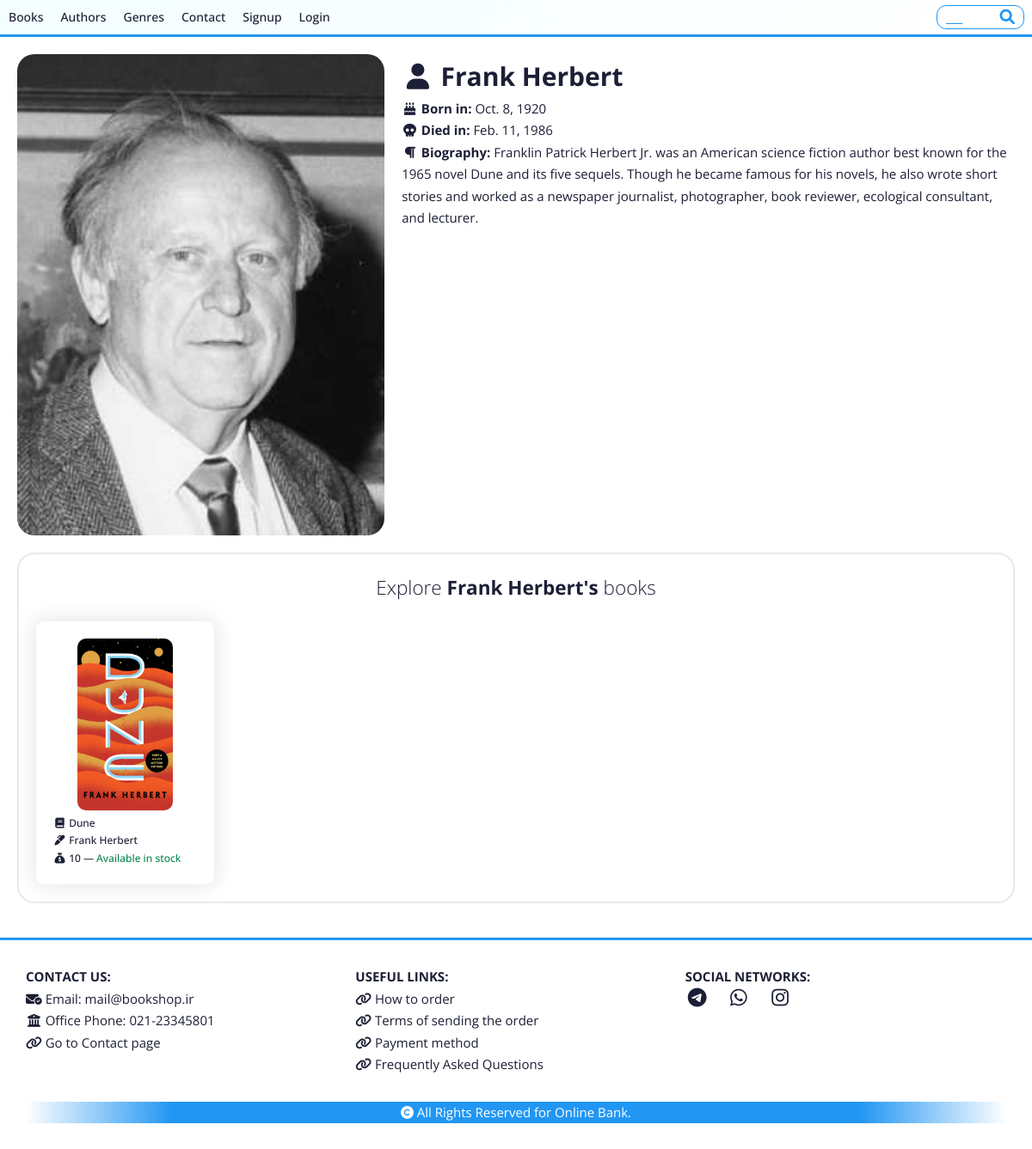
The app's page /app/author/2/ with its own data.
### app/models.py (models this page shows, shortened)
class Author(models.Model):
  first_name = models.CharField(max_length=100)
  last_name = models.CharField(max_length=100)
  date_of_birth = models.DateField()
  date_of_death = models.DateField(null=True)
  biography = models.TextField(max_length=1000, help_text='Enter a brief biography of the author')
  portrait = models.ImageField(upload_to='portraits/', default='defaultPortrait.jpg')
  def __str__(self):
    return f'{self.first_name} {self.last_name}'

class Book(models.Model):
  title = models.CharField(max_length=200)
  author = models.ForeignKey('Author', on_delete=models.SET_NULL, null=True)
  summary = models.TextField(max_length=1000, help_text='Enter a brief description of the book')
  isbn = models.CharField('ISBN', max_length=13, unique=True, help_text='13 Character ISBN number')
  cover = models.ImageField(upload_to='covers/', default='defaultCover.jpg')
  genre = models.ManyToManyField(Genre, help_text='Select a genre for this book')
  price = models.CharField(max_length=3, default='N/A', help_text='Price in US Dollar')
  is_available = models.BooleanField(default=True)
  def get_absolute_url(self):
    return reverse('book-detail', args=[str(self.id)])

### app/views.py (the view)
# urls.py: path('author/<int:pk>/', views.authorDetail, name='author-detail'),
def authorDetail(request, pk):
  author = Author.objects.get(pk=pk)
  author_books_list = Book.objects.filter(author__pk=pk).select_related()
  context = {
    'author': author,
    'author_books_list': author_books_list,
  }
  return render(request, 'app/author_detail.html', context)

### app/templates/app/author_detail.html
{% extends "base.html" %}
{% block content %}
  <div class="detail-container">
    <div class="detail-item-container">
      <img src="{{ author.portrait.url }}" alt="Author Portrait">
      <div>
        <h1><i class="fa-solid fa-user fa-fw"></i> {{ author }}</h1>
        <p>
          <i class="fa-solid fa-cake-candles fa-fw"></i>
          <b>Born in:</b> {{ author.date_of_birth }}</a>
        </p>
        <p>
          <i class="fa-solid fa-skull fa-fw"></i>
          <b>Died in:</b> {{ author.date_of_death }}</a>
        </p>
        <p>
          <i class="fa-solid fa-paragraph fa-fw"></i>
          <b>Biography:</b> {{ author.biography }}
        </p>
      </div>
    </div>
  </div>
  <div class="section-wrapper">
    <p class="title">Explore <b>{{ author }}'s</b> books</p>
    <div class="list-container">
      {% if author_books_list %}
        {% for book in author_books_list %}
          <a href="{{ book.get_absolute_url }}" class="no-decoration">
            <div class="list-item-container">
              <img src="{{ book.cover.url }}" alt="book cover" class="center-img">
              <p>
                <i class="fa-solid fa-book fa-fw"></i>
                {{ book.title }}
              </p>
              <p>
                <i class="fa-solid fa-marker fa-fw"></i>
                {{ book.author }}
              </p>
              {% if book.is_available %}
                <p>
                  <i class="fa-solid fa-sack-dollar fa-fw"></i>
                  {{ book.price }} &mdash; <span class="available">Available in stock</span>
                </p>
              {% else %}
                <p class="not-available">Not available</p>
              {% endif %}
            </div>
          </a>
        {% endfor %}
      {% else %}
        <p>There are no books from {{ author }} in the shop.</p>
      {% endif %}
    </div>
  </div>
{% endblock %}

### app/static/app/css/styles.css (style rules this page uses)
* { box-sizing: border-box; border: none; margin: 0; padding: 0; }
:root { --white: #ffffff; --black: #1c1f35; --blue: #2196f3; --light-blue: #f3feff; --search-bar-radius: 1rem; --lr-edges-padding: 1rem; --tb-edges-padding: 0.5rem; --nav-fs: 1.4rem; --list-fs: 1.2rem; }
html { font-size: 10px; }
body { font-size: clamp(1.4rem, 1.2rem + 0.25vw, 1.8rem); font-family: 'Open Sans', sans-serif; line-height: 1.7; color: var(--black); }
.center-img { display: block; margin: 0 auto; }
.no-decoration { text-decoration: none; color: var(--black); }
.title { text-align: center; font-weight: 100; font-size: 1.5em; padding-bottom: 2rem; }
.section-wrapper { border-radius: 2rem; border: 2px solid #e9e9ed; padding: 2rem; margin-top: 2rem; }
.list-container { display: grid; grid-template-columns: repeat(auto-fill, minmax(200px, 1fr)); gap: 2rem; }
.list-item-container { display: grid; grid-template-columns: 1fr; box-shadow: 0px 0px 25px 2.5px rgba(0,0,0,0.1); padding: 2rem; border-radius: 1rem; font-size: var(--list-fs); font-weight: 500; }
.list-item-container img { height: 200px; margin-bottom: 0.5rem; border-radius: 1rem; }
.list-item-container .available { color: #098652; }
.detail-item-container { display: grid; grid-template-columns: min-content 1fr; gap: 2rem; }
.detail-item-container img { height: 70vh; border-radius: 2rem; transition: all 0.5s ease-in-out; }

### records on screen
Author: portrait (picture), first_name+last_name "Frank Herbert", date_of_birth "Oct. 8, 1920", date_of_death "Feb. 11, 1986", biography "Franklin Patrick Herbert Jr. was an American science fiction author best known for the 1965 novel Dune and its five sequels. Though he became famous for his novels, he also wrote short stories and worked as a newspaper journalist, photographer, book reviewer, ecological consultant, and lecturer."
Book: cover (picture), title "Dune", author "Frank Herbert", price "10"
